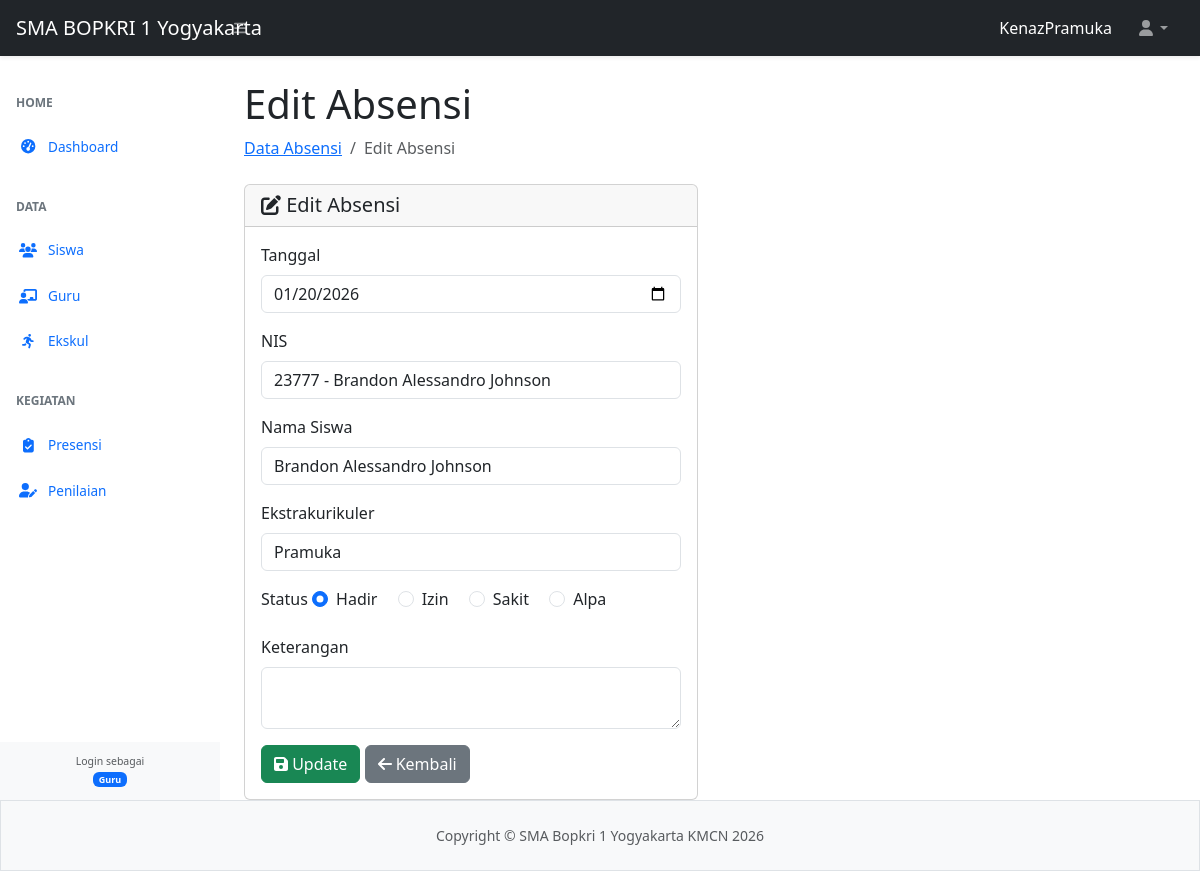
Page /Bosa/absensi/edit-absensi.php?id=2 (signed in) on the committed database.
### tables this page shows
CREATE TABLE `tbl_absensi` (
  `id_absensi` int(11) NOT NULL,
  `no_ekskul` int(11) NOT NULL,
  `tgl` date NOT NULL,
  `id_guru` int(11) DEFAULT NULL,
  `nis` int(11) NOT NULL,
  `nama` varchar(100) NOT NULL,
  `status` char(1) NOT NULL COMMENT 'H=Hadir, I=Izin, S=Sakit, A=Alpa',
  `keterangan` varchar(255) DEFAULT NULL,
  `id_ekskul` int(11) DEFAULT NULL,
  `timestamp` timestamp NOT NULL DEFAULT current_timestamp() ON UPDATE current_timestamp()
);

CREATE TABLE `tbl_siswa` (
  `nis` int(11) NOT NULL,
  `nama` varchar(128) NOT NULL,
  `kelas` varchar(6) NOT NULL,
  `id_ekskul` int(11) NOT NULL,
  `Ekstrakurikuler` varchar(50) NOT NULL
);

CREATE TABLE `tbl_ekstrakulikuler` (
  `id` int(11) NOT NULL,
  `ekstrakulikuler` varchar(100) NOT NULL,
  `guru` varchar(100) NOT NULL
);

### Bosa/absensi/edit-absensi.php (the view, shortened to what this page needs)
<?php
require_once "../config.php";
require_once "../template/header.php";
require_once "../template/navbar.php";
require_once "../template/sidebar.php";
$id = intval($_GET['id']);
$q = mysqli_query($koneksi, "SELECT a.* FROM tbl_absensi a WHERE a.id_absensi=$id");
$data = mysqli_fetch_assoc($q);
$qEkskul = mysqli_query($koneksi, "SELECT id, ekstrakulikuler FROM tbl_ekstrakulikuler ORDER BY ekstrakulikuler");
$qSiswa = mysqli_query($koneksi, "SELECT nis, nama FROM tbl_siswa ORDER BY nama");
?>
<div id="layoutSidenav_content">
  <main>
    <div class="container-fluid px-4">
      <h1 class="mt-4">Edit Absensi</h1>
      <ol class="breadcrumb mb-4">
        <li class="breadcrumb-item"><a href="absensi.php">Data Absensi</a></li>
        <li class="breadcrumb-item active">Edit Absensi</li>
      </ol>
      <div class="row">
        <div class="col-6">
          <div class="card">
            <div class="card-header">
              <span class="h5 my-2"><i class="fa-solid fa-pen-to-square"></i> Edit Absensi</span>
            </div>
            <div class="card-body">
              <form action="update-absensi.php" method="POST">
                <div class="mb-3">
                  <label for="tgl" class="form-label">Tanggal</label>
                  <input type="date" name="tgl" id="tgl" class="form-control" value="<?= htmlspecialchars($data['tgl']) ?>" required>
                </div>
                <div class="mb-3">
                  <label for="nis" class="form-label">NIS</label>
                  <select name="nis" id="nis" class="form-control" required>
                    <?php while ($dataSiswa = mysqli_fetch_assoc($qSiswa)) { ?>
                      <option value="<?= $dataSiswa['nis'] ?>" <?= ($data['nis'] == $dataSiswa['nis']) ? 'selected' : '' ?>><?= htmlspecialchars($dataSiswa['nis'] . ' - ' . $dataSiswa['nama']) ?></option>
                    <?php } ?>
                  </select>
                </div>
                <div class="mb-3">
                  <label for="nama" class="form-label">Nama Siswa</label>
                  <input type="text" name="nama" id="nama" class="form-control" value="<?= htmlspecialchars($data['nama']) ?>" required>
                </div>
                <div class="mb-3">
                  <label for="ekskul" class="form-label">Ekstrakurikuler</label>
                  <select name="ekskul" id="ekskul" class="form-control" required>
                    <?php while ($dataEkskul = mysqli_fetch_assoc($qEkskul)) { ?>
                      <option value="<?= $dataEkskul['id'] ?>" <?= ($data['id_ekskul'] == $dataEkskul['id']) ? 'selected' : '' ?>><?= htmlspecialchars($dataEkskul['ekstrakulikuler']) ?></option>
                    <?php } ?>
                  </select>
                </div>
                <div class="mb-3">
                  <label class="form-label">Status</label>
                  <div class="form-check form-check-inline">
                    <input class="form-check-input" type="radio" name="status" id="hadir" value="H" <?= ($data['status'] == 'H') ? 'checked' : '' ?> required>
                    <label class="form-check-label" for="hadir">Hadir</label>
                  </div>
                  <div class="form-check form-check-inline">
                    <input class="form-check-input" type="radio" name="status" id="izin" value="I" <?= ($data['status'] == 'I') ? 'checked' : '' ?>>
                    <label class="form-check-label" for="izin">Izin</label>
                  </div>
                  <div class="form-check form-check-inline">
                    <input class="form-check-input" type="radio" name="status" id="sakit" value="S" <?= ($data['status'] == 'S') ? 'checked' : '' ?>>
                    <label class="form-check-label" for="sakit">Sakit</label>
                  </div>
                  <div class="form-check form-check-inline">
                    <input class="form-check-input" type="radio" name="status" id="alpa" value="A" <?= ($data['status'] == 'A') ? 'checked' : '' ?>>
                    <label class="form-check-label" for="alpa">Alpa</label>
                  </div>
                </div>
                <div class="mb-3">
                  <label for="keterangan" class="form-label">Keterangan</label>
                  <textarea name="keterangan" id="keterangan" class="form-control" rows="2"><?= htmlspecialchars($data['keterangan']) ?></textarea>
                </div>
                <button type="submit" class="btn btn-success" name="update">
                  <i class="fa-solid fa-floppy-disk"></i> Update
                </button>
                <a href="absensi.php" class="btn btn-secondary">
                  <i class="fa-solid fa-arrow-left"></i> Kembali
                </a>
              </form>
            </div>
          </div>
        </div>
      </div>
    </div>
  </main>
</div>
<?php
require_once "../template/footer.php";
?>

### Bosa/template/sidebar.php (style rules this page uses)
#layoutSidenav_content { margin-left: 220px; padding-top: 56px; min-height: 100vh; transition: margin-left 0.3s ease; }

### rows in the picture
tbl_absensi: tgl "01/20/2026", nis "23777 - Brandon Alessandro Johnson", nama "Brandon Alessandro Johnson", ekskul "Pramuka", status "☑ Hadir", status "☐ Izin", status "☐ Sakit", status "☐ Alpa"

### other values in the picture
$_SESSION["ssUser"] "KenazPramuka"
$_SESSION["jabatan"] "Guru"
